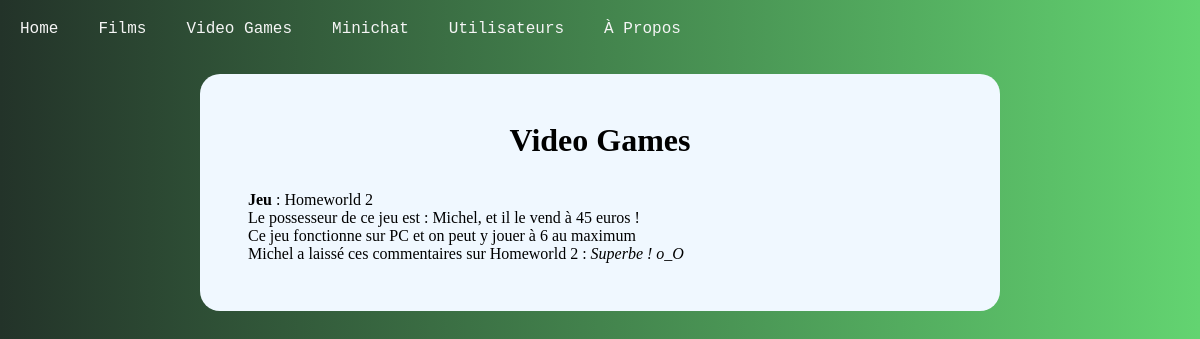
The page /index.php?videogames on the database its author committed.
### tables this page shows
CREATE TABLE `videogames` (
  `ID` int(11) UNSIGNED NOT NULL,
  `nom` varchar(100) NOT NULL,
  `possesseur` varchar(100) NOT NULL,
  `console` varchar(100) NOT NULL,
  `prix` double NOT NULL DEFAULT 0,
  `nbre_joueurs_max` tinyint(2) UNSIGNED NOT NULL DEFAULT 1,
  `commentaires` text NOT NULL
);

### src/controller/videogames.controller.php (called while the page is built)
<?php
require dirname(__DIR__).'/model/videogames.model.php';
$videogame = $videogames[mt_rand(0, count($videogames)-1)];
require dirname(__DIR__).'/templates/pages/videogames.php';

### src/model/videogames.model.php (called while the page is built, shortened)
<?php
$sql = "SELECT * FROM `videogames`";
$reponse = $bdd->query($sql);
$videogames = [];

### src/templates/pages/videogames.php (the view, shortened to what this page needs)
<div class="container">
  <h1>Video Games</h1>
  <p>
    <strong>Jeu</strong> : <?= $videogame['nom']; ?><br />
    Le possesseur de ce jeu est : <?= $videogame['possesseur']; ?>, et il le vend à <?= $videogame['prix']; ?> euros !<br />
    Ce jeu fonctionne sur <?= $videogame['console']; ?> et on peut y jouer à <?= $videogame['nbre_joueurs_max']; ?> au maximum<br />
    <?= $videogame['possesseur']; ?> a laissé ces commentaires sur <?= $videogame['nom']; ?> : <em><?= $videogame['commentaires']; ?></em>
  </p>
</div>
<?php
require_once dirname(__DIR__) . '/layout.php';
?>

### public/assets/style.css (style rules this page uses)
body { background: linear-gradient(to right, #233329 0%, #63D471 100%); }
.container, .container-large { width: 80%; margin: 0 auto 3rem auto; background-color: aliceblue; padding: 3rem; border-radius: 20px; }
.container { max-width: 800px }
h1 { text-align: center; padding-bottom: 2rem; }

### rows shown on the page
videogames: nom "Homeworld 2", possesseur "Michel", prix "45", console "PC", nbre_joueurs_max "6", commentaires "Superbe ! o_O"
